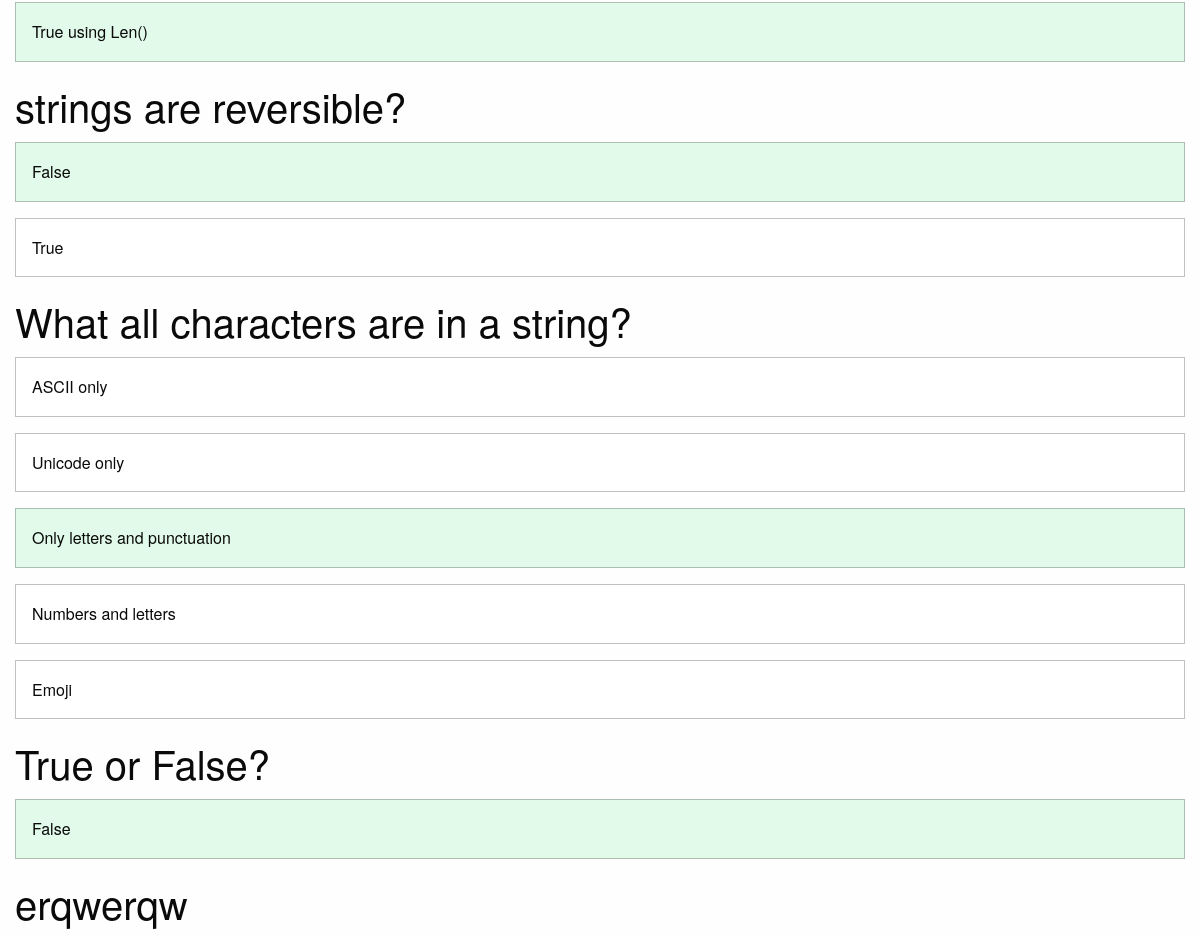
/courses/4/8/q (middle part), run on an earlier commit of the app's database.
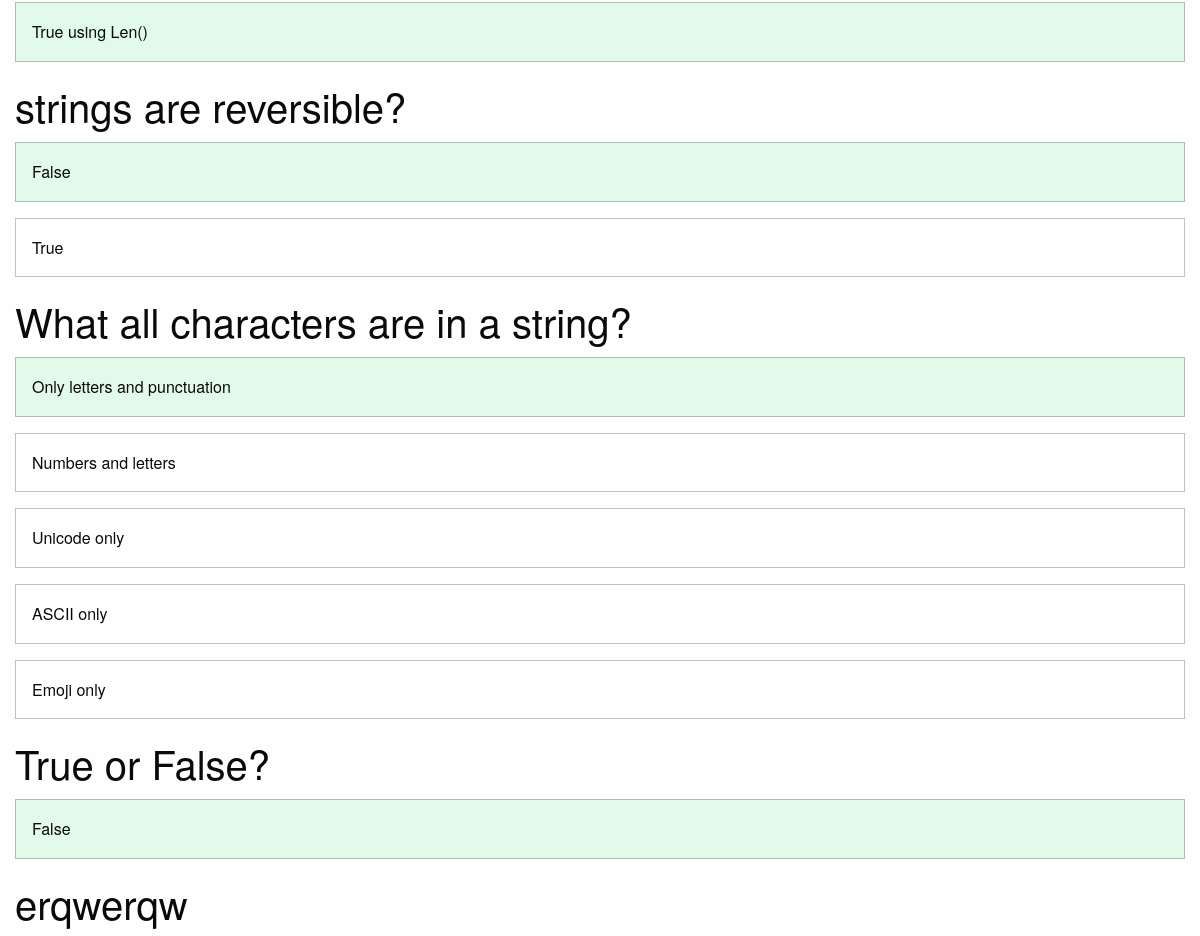
And on a later commit of the database.
### courses/models.py (models this page shows, shortened)
class Answer(models.Model):
    question = models.ForeignKey(Question, on_delete=models.CASCADE)
    order = models.IntegerField(default=0)
    text = models.CharField(max_length=255)
    correct = models.BooleanField(default=False)
    class Meta:
        ordering = ['order', ]

class Question(models.Model):
    quiz = models.ForeignKey(Quiz, on_delete=models.CASCADE)
    order = models.IntegerField(default=0)
    prompt = models.TextField()
    class Meta:
        ordering = ['order', ]

### courses/views.py (the view)
# urls.py: path('<int:course_pk>/<int:step_pk>/q', views.quiz_detail, name='quiz'),
def quiz_detail(request, course_pk, step_pk):
    step = get_object_or_404(models.Quiz, course_id=course_pk, pk=step_pk)
    return render(request, 'courses/quiz_detail.html', {'step': step})

### courses/templatetags/course_extras.py (called while the page is built)
@register.inclusion_tag('courses/course_nav.html')
def nav_courses_list():
    courses = Course.objects.all()[:5]
    return {'courses': courses}

### courses/templates/courses/quiz_detail.html (shortened to what this page needs)
{% extends "courses/layout.html" %}
{% load course_extras %}
{% block content %}
    <div class="row columns">
        <article>
            <ul class="no-bullet">
                {% for question in step.question_set.all %}
                <li>
                    <h2>{{ question.prompt }}</h2>
                    {% for answer in question.answer_set.all %}
                        <div class="callout {% if answer.correct %}success{% endif %}">{{ answer.text }}</div>
                    {% endfor %}
                </li>
                {% endfor %}
            </ul>
        </article>
    </div>
{% endblock %}

What changed in the data, as far as the page shows it:
changed Answer "Unicode only": moves down the list
changed Answer "ASCII only": moves down the list
changed Answer: text "Emoji" → "Emoji only"
